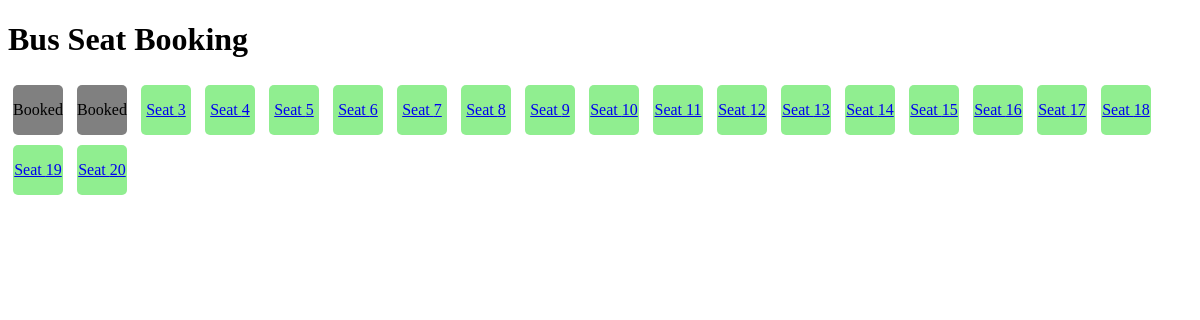
/bookings/ (signed in), run on an earlier commit of the app's database.
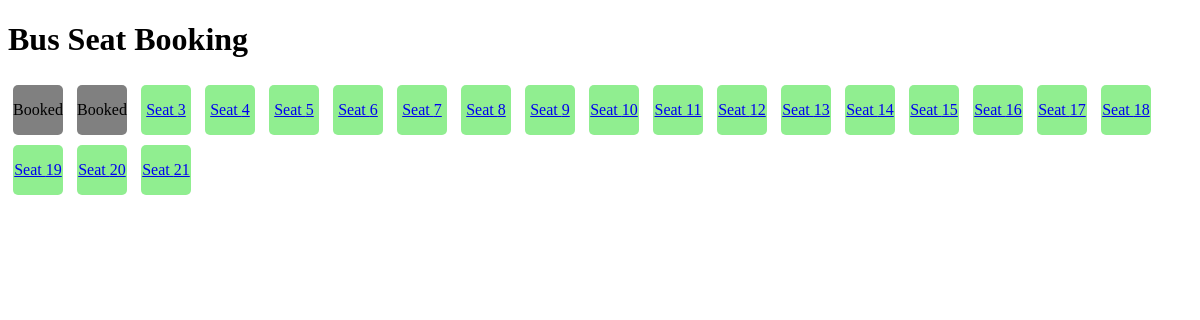
And on a later commit of the database.
### bookings/models.py (models this page shows, shortened)
class Seat(models.Model):
    number = models.IntegerField(unique=True)
    is_booked = models.BooleanField(default=False)
    booked_by = models.ForeignKey(User, null=True, blank=True, on_delete=models.SET_NULL)

### bookings/views.py (the view)
# urls.py: path('', views.seat_list, name='seat_list'),
@login_required
def seat_list(request):
    seats = Seat.objects.all().order_by('number')
    return render(request, 'bookings/seats.html', {'seats': seats})

### bookings/templates/bookings/seats.html (shortened to what this page needs)
<!DOCTYPE html>
<html>
<head>
</head>
<body>
    <h1>Bus Seat Booking</h1>
    <div>
        {% for seat in seats %}
            <div class="seat {% if seat.is_booked %}booked{% endif %}">
                {% if not seat.is_booked %}
                    <a href="{% url 'book_seat' seat.id %}">Seat {{ seat.number }}</a>
                {% else %}
                    Booked
                {% endif %}
            </div>
        {% endfor %}
    </div>
</body>
</html>

### bookings/templates/bookings/seats.html (style rules this page uses)
.seat { display: inline-block; width: 50px; height: 50px; margin: 5px; background-color: lightgreen; text-align: center; line-height: 50px; border-radius: 5px; }
.booked { background-color: gray; pointer-events: none; }

What changed in the data, as far as the page shows it:
added Seat: number "21"
